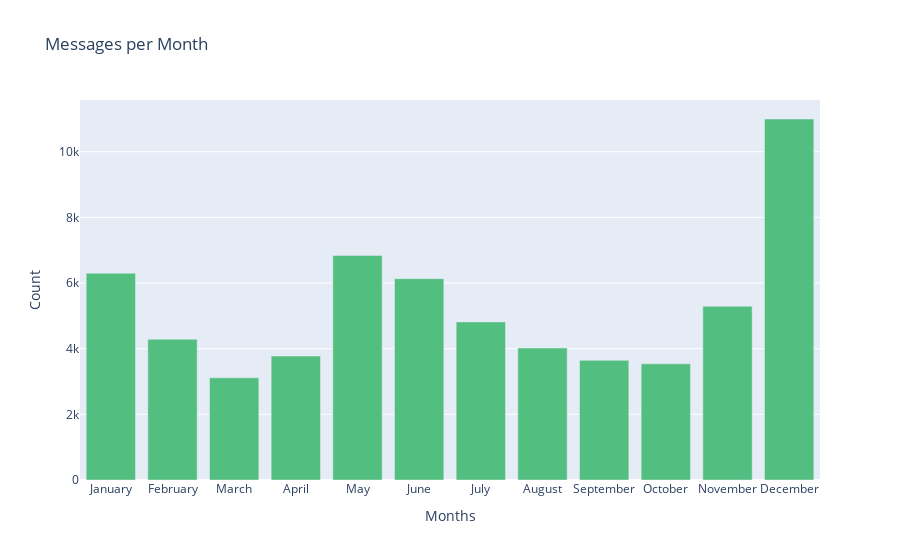

Notebook cell for this chart:
### Code cell
months = ["January", "February", "March", "April", "May", "June", "July", "August", "September", "October", "November", "December"]

px.bar(pd.DataFrame(df["Month"].value_counts().reindex(months, axis=0).reset_index().rename(columns = {"index" : "Months", "Month" : "Count"})), 
             x = "Months", 
             y = "Count",
             title = "Messages per Month",
             color_discrete_sequence = ["#52BE80"])

### Figure 1 — Plotly figure (JSON) as saved in the notebook; plotly's stock layout.template omitted (floating-point values rounded to 4 significant figures)
{"data": [{"alignmentgroup": "True", "hovertemplate": "Months=%{x}<br>Count=%{y}<extra></extra>", "legendgroup": "", "marker": {"color": "#52BE80", "pattern": {"shape": ""}}, "name": "", "offsetgroup": "", "orientation": "v", "showlegend": false, "textposition": "auto", "type": "bar", "x": ["January", "February", "March", "April", "May", "June", "July", "August", "September", "October", "November", "December"], "xaxis": "x", "y": [6296, 4286, 3112, 3776, 6842, 6132, 4816, 4020, 3645, 3539, 5293, 10997], "yaxis": "y"}], "layout": {"barmode": "relative", "legend": {"tracegroupgap": 0}, "title": {"text": "Messages per Month"}, "xaxis": {"anchor": "y", "domain": [0, 1], "title": {"text": "Months"}}, "yaxis": {"anchor": "x", "domain": [0, 1], "title": {"text": "Count"}}}}
